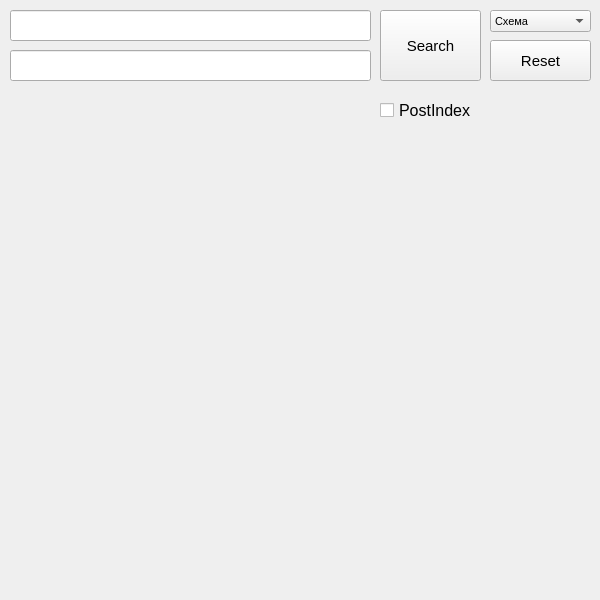
<?xml version="1.0" encoding="UTF-8"?>
<ui version="4.0">
 <class>MainWindow</class>
 <widget class="QMainWindow" name="MainWindow">
  <property name="geometry">
   <rect>
    <x>0</x>
    <y>0</y>
    <width>600</width>
    <height>600</height>
   </rect>
  </property>
  <property name="font">
   <font>
    <pointsize>8</pointsize>
   </font>
  </property>
  <property name="windowTitle">
   <string>MainWindow</string>
  </property>
  <widget class="QWidget" name="centralwidget">
   <widget class="QLabel" name="label">
    <property name="geometry">
     <rect>
      <x>0</x>
      <y>150</y>
      <width>600</width>
      <height>450</height>
     </rect>
    </property>
    <property name="font">
     <font>
      <pointsize>11</pointsize>
     </font>
    </property>
    <property name="text">
     <string/>
    </property>
   </widget>
   <widget class="QLineEdit" name="lineEdit">
    <property name="geometry">
     <rect>
      <x>10</x>
      <y>10</y>
      <width>361</width>
      <height>31</height>
     </rect>
    </property>
   </widget>
   <widget class="QLineEdit" name="lineEdit_2">
    <property name="geometry">
     <rect>
      <x>10</x>
      <y>50</y>
      <width>361</width>
      <height>31</height>
     </rect>
    </property>
   </widget>
   <widget class="QPushButton" name="pushButton">
    <property name="geometry">
     <rect>
      <x>380</x>
      <y>10</y>
      <width>101</width>
      <height>71</height>
     </rect>
    </property>
    <property name="font">
     <font>
      <pointsize>11</pointsize>
     </font>
    </property>
    <property name="text">
     <string>Search</string>
    </property>
   </widget>
   <widget class="QPushButton" name="pushButton_2">
    <property name="geometry">
     <rect>
      <x>490</x>
      <y>40</y>
      <width>101</width>
      <height>41</height>
     </rect>
    </property>
    <property name="font">
     <font>
      <pointsize>11</pointsize>
     </font>
    </property>
    <property name="text">
     <string>Reset</string>
    </property>
   </widget>
   <widget class="QComboBox" name="comboBox">
    <property name="geometry">
     <rect>
      <x>490</x>
      <y>10</y>
      <width>101</width>
      <height>22</height>
     </rect>
    </property>
    <item>
     <property name="text">
      <string>Схема</string>
     </property>
    </item>
    <item>
     <property name="text">
      <string>Спутник</string>
     </property>
    </item>
    <item>
     <property name="text">
      <string>Гибрид</string>
     </property>
    </item>
   </widget>
   <widget class="QLabel" name="label_2">
    <property name="geometry">
     <rect>
      <x>10</x>
      <y>90</y>
      <width>361</width>
      <height>41</height>
     </rect>
    </property>
    <property name="font">
     <font>
      <pointsize>12</pointsize>
     </font>
    </property>
    <property name="text">
     <string/>
    </property>
   </widget>
   <widget class="QCheckBox" name="checkBox">
    <property name="geometry">
     <rect>
      <x>380</x>
      <y>90</y>
      <width>181</width>
      <height>41</height>
     </rect>
    </property>
    <property name="font">
     <font>
      <pointsize>12</pointsize>
     </font>
    </property>
    <property name="text">
     <string>PostIndex</string>
    </property>
   </widget>
  </widget>
 </widget>
 <resources/>
 <connections/>
</ui>
